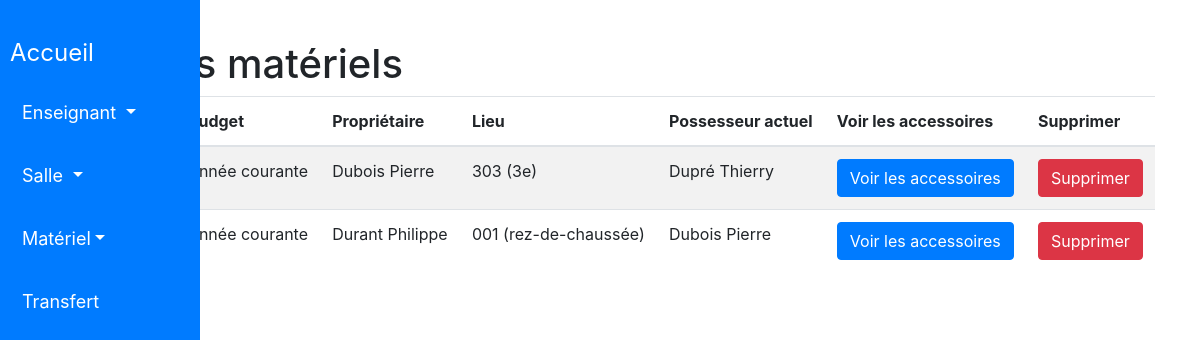
The page /gestion_materiel/materiel/liste_materiels on the database as committed earlier.
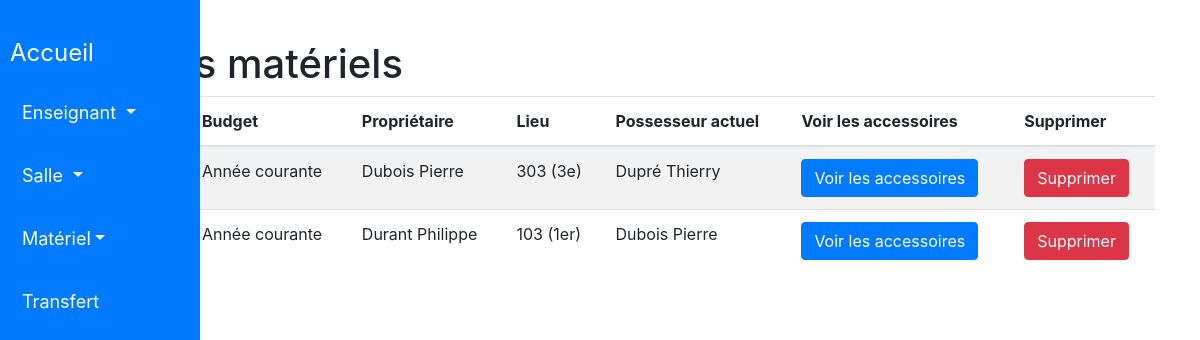
The same page on the database as committed later.
### gestion_materiel/models.py (models this page shows, shortened)
class Materiel(models.Model):
    nom = models.CharField(
        max_length=100,
        blank=False,
        null=True,
        default=''
    )
    budget = models.CharField(
        max_length=100,
        blank=False,
        null=True,
        default=''
    )
    proprietaire = models.ForeignKey(
        Enseignant,
        on_delete=models.CASCADE,
        null=True,
        related_name='materiels_possedes'
    )
    lieu = models.ForeignKey(
        Salle,
        on_delete=models.CASCADE,
        null=True
    )
    possesseur = models.ForeignKey(
        Enseignant,
        on_delete=models.CASCADE,
        null=True,
        blank=True,
        related_name='materiels_en_possession'
    )

class Salle(models.Model):
    nom = models.CharField(
        max_length=50,
        blank=False,
        null=True,
        default='aucun'
    )
    etage = models.CharField(
        max_length=50,
        blank=False,
        null=True,
        default='aucun'
    )

class Enseignant(models.Model):
    nom = models.CharField(
        max_length=50,
        blank=False,
        null=True,
        default='aucun'
    )
    prenom = models.CharField(
        max_length=50,
        blank=False,
        null=True,
        default='aucun'
    )

### gestion_materiel/views.py (the view)
# urls.py: path('gestion_materiel/materiel/liste_materiels', liste_materiels, name='liste_materiels'),
def liste_materiels(request):
    materiels = Materiel.objects.all()
    return render(request, 'gestion_materiel/materiel/liste_materiels.html', {'materiels': materiels})

### templates/gestion_materiel/materiel/liste_materiels.html (shortened to what this page needs)
<!DOCTYPE html>
<html>
<head>
</head>
<body>
    {% include 'gestion_materiel/includes/entete.html' %}
    <div class="container">
        <h1>Liste des matériels</h1>
        <table class="table table-striped">
            <thead>
                <tr>
                    <th>Nom</th>
                    <th>Budget</th>
                    <th>Propriétaire</th>
                    <th>Lieu</th>
                    <th>Possesseur actuel</th>
                    <th>Voir les accessoires</th>
                    <th>Supprimer</th>
                </tr>
            </thead>
            <tbody>
                {% for materiel in materiels %}
                    <tr>
                        <td>{{ materiel.nom }}</td>
                        <td>{{ materiel.budget }}</td>
                        <td>{{ materiel.proprietaire.nom }} {{ materiel.proprietaire.prenom }}</td>
                        <td>{{ materiel.lieu.nom }} ({{ materiel.lieu.etage }})</td>
                        <td>
                            {% if materiel.possesseur %}
                                {{ materiel.possesseur.nom }} {{ materiel.possesseur.prenom }}
                            {% else %}
                                Aucun
                            {% endif %}
                        </td>
                        <td>
                            <a href="{% url 'liste_accessoires' materiel.id %}" class="btn btn-primary">Voir les accessoires</a>
                        </td>
                        <td>
                            <form method="post" action="{% url 'supprimer_materiel' materiel.id %}">
                                <button type="submit" class="btn btn-danger">Supprimer</button>
                            </form>
                        </td>
                    </tr>
                {% empty %}
                    <tr>
                        <td colspan="7">Aucun matériel trouvé.</td>
                    </tr>
                {% endfor %}
            </tbody>
        </table>
    </div>
</body>
</html>

Rows that differ between the two databases and show on the page:
changed Materiel "Durant": lieu.nom "001" → "103"; lieu.etage "rez-de-chaussée" → "1er"
